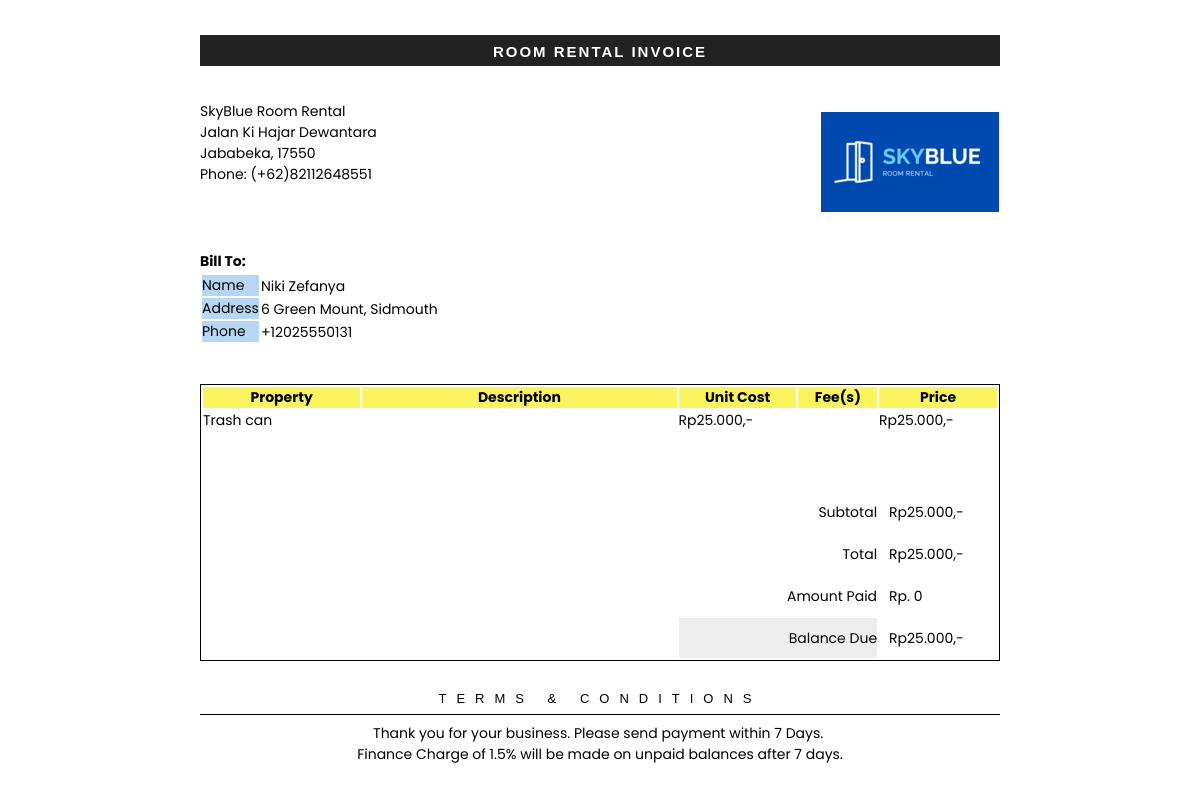
Page /fine/fineinvoice.php?fine_id=1 (signed in) on the committed database.
### tables this page shows
CREATE TABLE `tenant` (
  `tenant_id` char(15) NOT NULL,
  `tenant_name` varchar(50) NOT NULL,
  `tenant_address` varchar(255) NOT NULL,
  `tenant_ktp_no` varchar(16) NOT NULL,
  `tenant_phone` varchar(20) NOT NULL,
  `tenant_email` varchar(50) NOT NULL,
  `tenant_emergcp` varchar(50) NOT NULL,
  `tenant_emergcp_phone` varchar(20) NOT NULL,
  `tenant_emergcp_email` varchar(50) NOT NULL,
  `tenant_bankaccount` varchar(50) NOT NULL,
  `tenant_bankaccount_no` varchar(50) NOT NULL
);

CREATE TABLE `fine` (
  `book_id` int(11) NOT NULL,
  `fine_id` int(11) NOT NULL,
  `property` varchar(50) NOT NULL,
  `price` int(50) NOT NULL
);

### fine/fineinvoice.php (the view, shortened to what this page needs)
<?php
include_once("../config.php");
$fine_id = $_GET['fine_id'];
$tfine = mysqli_query($conn, "SELECT * FROM fine WHERE fine_id = '$fine_id'");
$result = mysqli_fetch_assoc($tfine);
$property = $result['property'];
$price = $result['price'];
$book_id = $result['book_id'];
$tbooking = mysqli_query($conn, "SELECT tenant_id FROM booking WHERE book_id = '$book_id'");
$result = mysqli_fetch_assoc($tbooking);
$tenant_id = $result['tenant_id'];
$ttenant = mysqli_query($conn, "SELECT * FROM tenant WHERE tenant_id = '$tenant_id'");
$result = mysqli_fetch_assoc($ttenant);
$tenant_name = $result['tenant_name'];
$tenant_address = $result['tenant_address'];
$tenant_phone = $result['tenant_phone'];
?>
<!DOCTYPE html PUBLIC "-//W3C//DTD XHTML 1.0 Transitional//EN" "http://www.w3.org/TR/xhtml1/DTD/xhtml1-transitional.dtd">
<html xmlns="http://www.w3.org/1999/xhtml">
<head>
	<link rel='stylesheet' type='text/css' href='../css/invoice.style.css' />
</head>
<body>
	<div id="page-wrap">
<textarea id="header">ROOM RENTAL INVOICE</textarea>
		<div id="identity">
            <textarea id="address" readonly>SkyBlue Room Rental
Jalan Ki Hajar Dewantara
Jababeka, 17550
Phone: (+62)82112648551</textarea>
            <div id="logo">
              <img id="image" src="../images/skyblue.png" alt="logo" />
            </div>
		</div>
		<p class="customer-title">Bill To:</p>
		<div id="customer">
            <span id="customer-info">
				<table class="meta">
                <tr>
                    <td class="meta-head">Name</td>
                    <td><textarea><?= $tenant_name; ?></textarea></td>
                </tr>
                <tr>
                    <td class="meta-head">Address</td>
                    <td><textarea><?= $tenant_address; ?></textarea></td>
                </tr>
                <tr>
                    <td class="meta-head">Phone</td>
                    <td><textarea><?= $tenant_phone; ?></textarea></td>
                </tr>
            	</table>
			</span>
		</div>
		<table id="items">
		  <tr>
		      <th>Property</th>
		      <th>Description</th>
		      <th>Unit Cost</th>
		      <th>Fee(s)</th>
		      <th>Price</th>
		  </tr>
		  <tr class="item-row">
		      <td class="item-name"><textarea><?= $property; ?></textarea></td>
		      <td class="description"><textarea></textarea></td>
		      <td class="cost"><textarea>Rp<?= number_format($price, 0, ',', '.'); ?>,-</textarea></td>
		      <td class="fee"><textarea></textarea></td>
		      <td class="price"><textarea>Rp<?= number_format($price, 0, ',', '.'); ?>,-</textarea></td>
		  </tr>
		  <tr>
		      <td colspan="2" class="blank"> </td>
		      <td colspan="2" class="total-line">Subtotal</td>
		      <td class="total-value"><textarea>Rp<?= number_format($price, 0, ',', '.'); ?>,-</textarea></td>
		  </tr>
		  <tr>
		      <td colspan="2" class="blank"> </td>
		      <td colspan="2" class="total-line">Total</td>
		      <td class="total-value"><textarea>Rp<?= number_format($price, 0, ',', '.'); ?>,-</textarea></td>
		  </tr>
		  <tr>
		      <td colspan="2" class="blank"> </td>
		      <td colspan="2" class="total-line">Amount Paid</td>
		      <td class="total-value"><textarea id="paid">Rp. 0</textarea></td>
		  </tr>
		  <tr>
		      <td colspan="2" class="blank"> </td>
		      <td colspan="2" class="total-line balance">Balance Due</td>
		      <td class="total-value"><textarea>Rp<?= number_format($price, 0, ',', '.'); ?>,-</textarea></td>
		  </tr>
		</table>
		<div id="terms">
		  <h5>Terms & Conditions</h5>
		  <textarea>
Thank you for your business. Please send payment within 7 Days.
Finance Charge of 1.5% will be made on unpaid balances after 7 days.</textarea>
		</div>
	</div>
</body>
</html>

### css/invoice.style.css (style rules this page uses)
* { margin: 0; padding: 0; font-family: 'Poppins', sans-serif; font-size: 14px; }
body { -webkit-print-color-adjust: exact; }
#page-wrap { width: 800px; margin: 0 auto; margin-top: 15px; }
textarea { border: 0; font-size: 14px; overflow: hidden; resize: none; }
#header { height: 15px; width: 100%; margin: 20px 0; background: #222; text-align: center; color: white; font: bold 15px Helvetica, Sans-Serif; text-decoration: uppercase; letter-spacing: 2px; padding: 8px 0px; }
#address { width: 250px; height: 150px; float: left; margin-top: 15px; }
#customer { overflow: hidden; }
#logo { text-align: right; float: right; position: relative; margin-top: 25px; border: 1px solid #fff; max-width: 540px; max-height: 100px; overflow: hidden; }
#customer-info { font-size: 20px; float: left; }
.customer-title { font-size: 14px; font-weight: bold; }
.meta { margin-top: 1px; width: 300px; float: right; }
.meta td { text-align: left; }
.meta td.meta-head { text-align: left; background: #b7d6f4; }
.meta td textarea { width: 100%; height: 20px; text-align: left; }
#items { clear: both; width: 100%; margin: 40px 0 0 0; border: 1px solid black; }
#items th { background: #fcf45f; }
#items textarea { width: 80px; height: 80px; padding-left: 0px; }
#items tr.item-row td { border: 0; vertical-align: top; }
#items td.description { width: 40%; }
#items td.item-name { width: 20%; }
#items td.cost { width: 15%; }
#items td.price { width: 15%; }
#items td.fee { width: 10%; }
#items td.description textarea, #items td.item-name textarea, #items td.cost textarea, #items td.price textarea, #items td.fee textarea, #items td.total-value textarea { width: 100%; }
#items td.total-line { border-right: 0; text-align: right; }
#items td.total-value { border-left: 0; padding: 10px; }
#items td.total-value textarea { height: 20px; background: none; }
#items td.balance { background: #eee; }
#items td.blank { border: 0; }
#terms { text-align: center; margin: 30px 0 30px 0; }
#terms h5 { text-transform: uppercase; font: 13px Helvetica, Sans-Serif; letter-spacing: 10px; border-bottom: 1px solid black; padding: 0 0 8px 0; margin: 0 0 8px 0; }
#terms textarea { width: 100%; text-align: center; }

### rows in the picture
tenant: tenant_name "Niki Zefanya", tenant_address "6 Green Mount, Sidmouth", tenant_phone "+12025550131"
fine: property "Trash can", price "Rp25.000,-"
